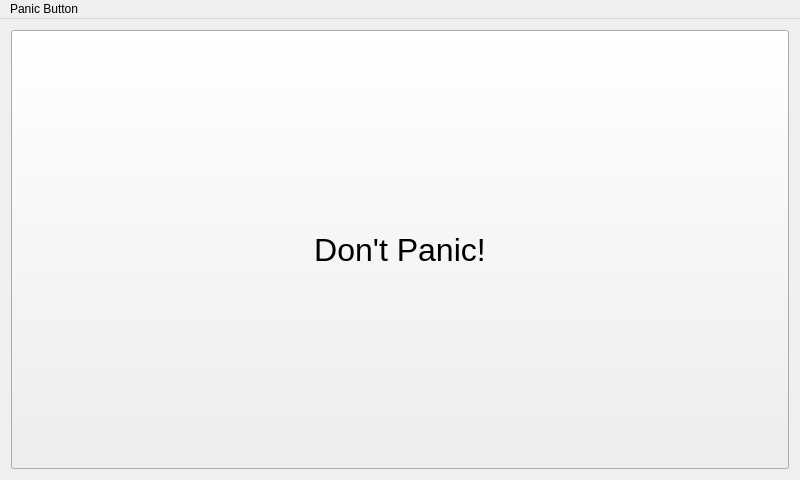
<?xml version="1.0" encoding="UTF-8"?>
<ui version="4.0">
 <class>MainWindow</class>
 <widget class="QMainWindow" name="MainWindow">
  <property name="geometry">
   <rect>
    <x>0</x>
    <y>0</y>
    <width>800</width>
    <height>480</height>
   </rect>
  </property>
  <property name="windowTitle">
   <string>Panic Button</string>
  </property>
  <widget class="QWidget" name="centralWidget">
   <layout class="QGridLayout" name="gridLayout">
    <item row="0" column="0">
     <widget class="ResizableTextQPushButton" name="panicButton">
      <property name="sizePolicy">
       <sizepolicy hsizetype="Preferred" vsizetype="Preferred">
        <horstretch>0</horstretch>
        <verstretch>0</verstretch>
       </sizepolicy>
      </property>
      <property name="font">
       <font>
        <pointsize>24</pointsize>
       </font>
      </property>
      <property name="text">
       <string>Don't Panic!</string>
      </property>
     </widget>
    </item>
   </layout>
  </widget>
  <widget class="QMenuBar" name="menuBar">
   <property name="geometry">
    <rect>
     <x>0</x>
     <y>0</y>
     <width>800</width>
     <height>21</height>
    </rect>
   </property>
   <widget class="QMenu" name="menuPanic_Button">
    <property name="title">
     <string>Panic Button</string>
    </property>
    <addaction name="actionAbout_Panic_Button"/>
    <addaction name="actionChoose_Contacts"/>
    <addaction name="actionClear_Contacts"/>
    <addaction name="actionSet_Panic_Message"/>
    <addaction name="actionSet_GPS_Update_Interval"/>
    <addaction name="actionDelete_All_Contacts_On_Panic"/>
    <addaction name="actionRun_Application_On_Panic"/>
    <addaction name="actionHelp"/>
   </widget>
   <addaction name="menuPanic_Button"/>
  </widget>
  <action name="actionAbout_Panic_Button">
   <property name="enabled">
    <bool>true</bool>
   </property>
   <property name="text">
    <string>About Panic Button</string>
   </property>
  </action>
  <action name="actionChoose_Contacts">
   <property name="text">
    <string>Choose Contacts</string>
   </property>
  </action>
  <action name="actionClear_Contacts">
   <property name="text">
    <string>Clear Contacts</string>
   </property>
  </action>
  <action name="actionSet_Panic_Message">
   <property name="text">
    <string>Set Panic Message</string>
   </property>
  </action>
  <action name="actionSet_GPS_Update_Interval">
   <property name="text">
    <string>Set GPS Update Interval</string>
   </property>
  </action>
  <action name="actionDelete_All_Contacts_On_Panic">
   <property name="checkable">
    <bool>true</bool>
   </property>
   <property name="text">
    <string>Delete All Contacts On Panic</string>
   </property>
   <property name="toolTip">
    <string>Delete All Contacts On Panic</string>
   </property>
  </action>
  <action name="actionRun_Application_On_Panic">
   <property name="checkable">
    <bool>true</bool>
   </property>
   <property name="text">
    <string>Run Application On Panic</string>
   </property>
  </action>
  <action name="actionHelp">
   <property name="text">
    <string>Help</string>
   </property>
  </action>
 </widget>
 <layoutdefault spacing="6" margin="11"/>
 <customwidgets>
  <customwidget>
   <class>ResizableTextQPushButton</class>
   <extends>QPushButton</extends>
   <header>resizabletextqpushbutton.h</header>
  </customwidget>
 </customwidgets>
 <resources/>
 <connections/>
 <slots>
  <slot>setContact()</slot>
 </slots>
</ui>
